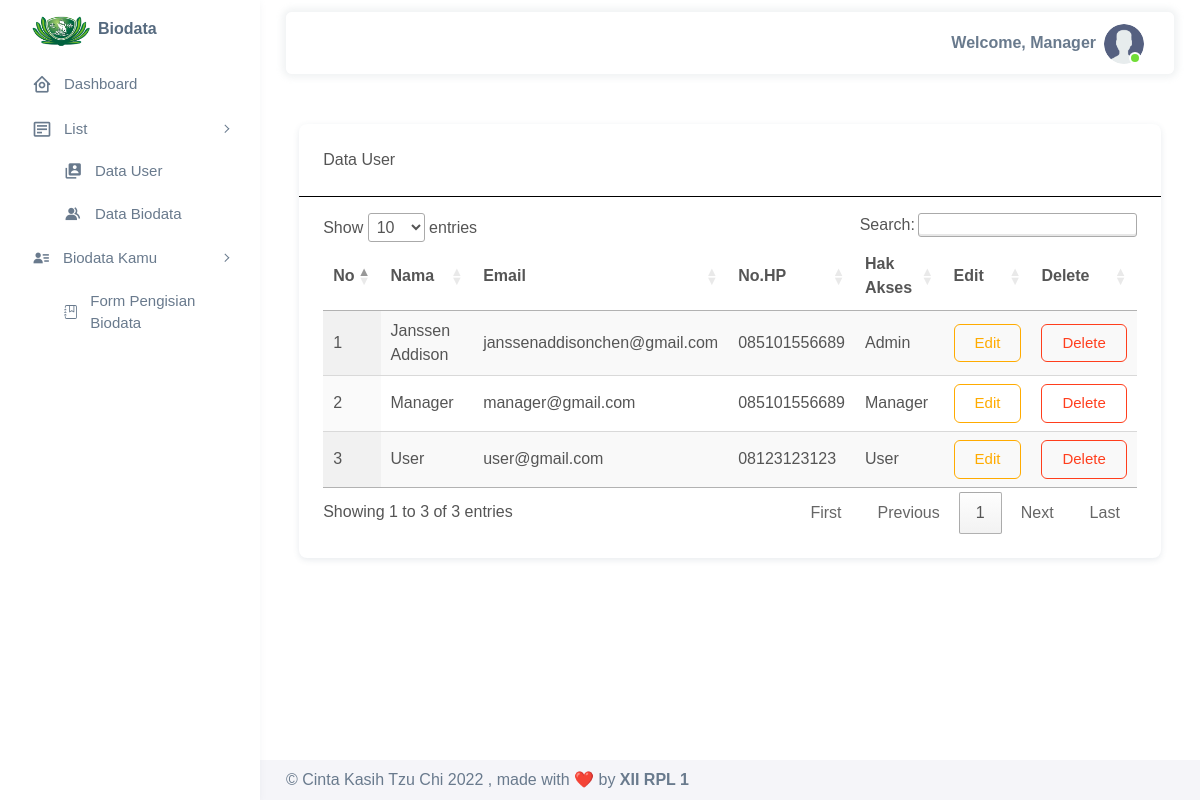
The page /frontend/user/index.php (signed in) on the database its author committed.
### tables this page shows
CREATE TABLE `user` (
  `id` int(11) NOT NULL,
  `nama` varchar(50) NOT NULL,
  `password` varchar(50) NOT NULL,
  `email` text NOT NULL,
  `nohp` varchar(13) NOT NULL,
  `hak_akses` enum('Admin','Manager','User','') NOT NULL
);

### frontend/user/index.php (the view)
<?php
include '../header.php';
?>
<div class="content-wrapper">
  <div class="row justify-content-center">
    <div class="col-md-11">
      <div class="card" style="margin-top:50px;">
        <div class="card-header" style="border-bottom:black solid 1px;">Data User<br>
        </div>
        <div class="card-body" style="margin-top:1em;">
            <table id="table" class="display">
              <thead>
                <tr>
                  <th>No</th>
                  <th>Nama</th>
                  <th>Email</th>
                  <th>No.HP</th>
                  <th>Hak Akses</th>
                  <th>Edit</th>
                  <th>Delete</th>
                </tr>
              </thead>
              <tbody>
<?php
$query = mysqli_query($db, "SELECT * FROM user ORDER BY hak_akses ASC");
if(mysqli_num_rows($query) > 0){
  while($row = mysqli_fetch_array($query)){
  ?>
  <tr>
    <td><?= $no++ ?></td>
  <td><?= $row['nama']; ?></td>
  <td><?= $row['email']; ?></td>
  <td><?= $row['nohp']; ?></td>
  <td><?= $row['hak_akses']; ?></td>
  <td><a href="edit.php?id=<?= $row['id']; ?>" class="btn btn-outline-warning">Edit</a></td>
  <td>
  <a onclick="if(confirm('Yakin Ingin Menghapus Data Ini?') == true){
            location.href = '../../proses/user/delete.php?id=<?= $row['id']; ?>';
        }
        else{
            alert('Proses hapus gagal');
        }" class="btn btn-outline-danger">
        Delete
    </a>
    </td>
  </tr>
  <?php
  }
}
else{
  ?>
  <td colspan=6 style="text-align:center;"> Data Masih Kosong, Mulai Isi Daftar Ekskul di Kanan Atas</td>
  <?php
}
?>
              </tbody>
            </table>
        </div>
      </div>
    </div>
  </div>
  <?php
  include '../footer.php';
  ?>

### rows shown on the page
user: nama "Janssen Addison", email "janssenaddisonchen@gmail.com", nohp "085101556689", hak_akses "Admin"
user: nama "Manager", email "manager@gmail.com", nohp "085101556689", hak_akses "Manager"
user: nama "User", email "user@gmail.com", nohp "08123123123", hak_akses "User"

### other values the page prints
$_SESSION['nama'] "Manager"
